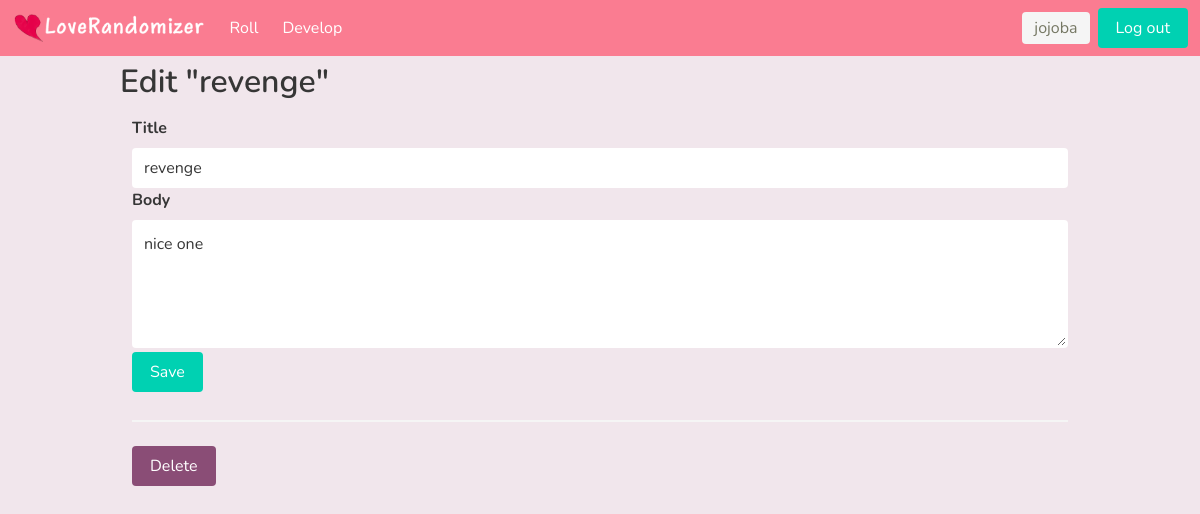
The page /blog/1/update (signed in) on the database as committed earlier.
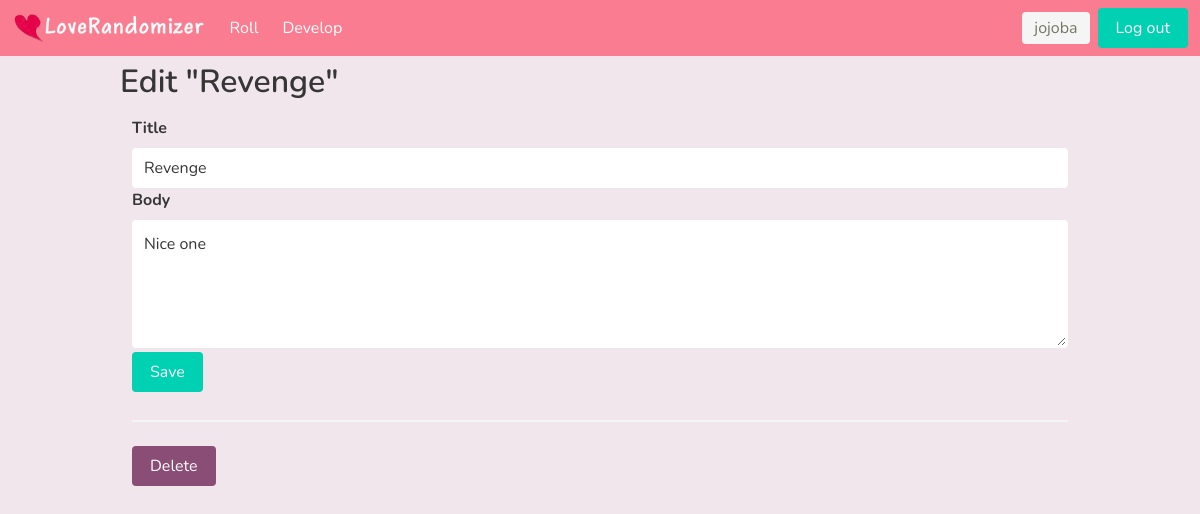
The same page on the database as committed later.
### tables this page shows
CREATE TABLE activities (
  id INTEGER PRIMARY KEY AUTOINCREMENT,
  author_id INTEGER NOT NULL,
  name TEXT  NOT NULL,
  description TEXT,
  category TEXT NOT NULL,
  FOREIGN KEY (author_id) REFERENCES user (id)
);

### flaskr/blog.py (the view, shortened to what this page needs)
@bp.route('/<int:id>/update', methods=('GET', 'POST'))
@login_required
def update(id):
    act = get_post(id)
    return render_template('blog/update.html', act=act)

### flaskr/auth.py (called while the page is built)
@bp.before_app_request
def load_logged_in_user():
    user_id = session.get('user_id')
    if user_id is None:
        g.user = None
    else:
        g.user = get_db().execute(
            'SELECT * FROM user WHERE id = ?', (user_id,)
        ).fetchone()

def login_required(view):
    @functools.wraps(view)
    def wrapped_view(**kwargs):
        if g.user is None:
            return redirect(url_for('auth.login'))
        return view(**kwargs)
    return wrapped_view

### flaskr/blog.py (called while the page is built)
def get_post(id, check_author=True):
    post = get_db().execute(
         '''
        SELECT activities.id, name, description, username, author_id
        FROM activities JOIN user ON activities.author_id = user.id
        WHERE activities.id = ?;
        ''',
        (id,)
    ).fetchone()
    if post is None:
        abort(404, f"Post id {id} doesn't exist.")
    if check_author and post['author_id'] != g.user['id']:
        abort(403)
    return post

### flaskr/db.py (called while the page is built)
def get_db():
    if 'db' not in g:
        g.db = sqlite3.connect(
            current_app.config['DATABASE'],
            detect_types=sqlite3.PARSE_DECLTYPES
        )
        g.db.row_factory = sqlite3.Row
    return g.db

### flaskr/templates/blog/update.html
{% extends 'base.html' %} {% block header %}
<h1 class="container title mt-2">
  {% block title %}Edit "{{ act['name'] }}"{% endblock %}
</h1>
{% endblock %} {% block content %}
<section>
  <form method="post" class="width-50">
    <label class="label" for="title">Title</label>
    <input
      name="title"
      id="title"
      value="{{ request.form['name'] or act['name'] }}"
      required
      class="input"
    />
    <label class="label" for="body">Body</label>
    <textarea name="body" id="body" class="textarea">
{{ request.form['description'] or act['description'] }}</textarea
    >
    <input type="submit" value="Save" class="button is-primary my-1" />
    <hr />
  </form>
  <form action="{{ url_for('blog.delete', id=act['id']) }}" method="post">
    <input
      class="button is-danger"
      type="submit"
      value="Delete"
      onclick="return confirm('Are you sure?');"
    />
  </form>
</section>
{% endblock %}

Rows that differ between the two databases and show on the page:
changed activities: name "revenge" → "Revenge"; title "revenge" → "Revenge"; body "nice one" → "Nice one"
